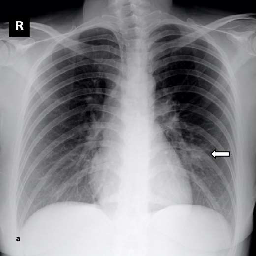
#> input picture Labs/02/SyedUkkashah_Medical_Imaging_Portfolio/task1_chest_xray/data/COVID/COVID_2.png, 256 x 256 px
$ jupyter execute xray_enhancement.ipynb
#> lines starting #> are read from the running program, lines starting #| are printed output that depends on the picture; after the words box and inside, x2 and y2 are one past the last pixel; in counts of white or black regions, pixels touching at a corner belong together
[cell 1]
import cv2
import pandas as pd
import matplotlib.pyplot as plt

[cell 2]
img_dir = 'data/COVID/COVID_2.png'
img = cv2.imread(img_dir, cv2.IMREAD_GRAYSCALE)
#> img: shape (256, 256); min 0, max 255, mean 137

if img is None:
    raise FileNotFoundError(img_dir)

plt.imshow(img, cmap='gray')
plt.title('normal image')
plt.axis('off')
plt.show()

[cell 3]
equalized_image = cv2.equalizeHist(img)                    # improve contrast
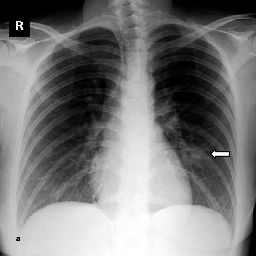
#> equalized_image: shape (256, 256); min 0, max 255, mean 123.2

plt.imshow(equalized_image, cmap='gray')
plt.title('Equalized Image (Enhanced Contrast)')
plt.axis('off')
plt.show()

[cell 4]
heatmap = cv2.applyColorMap(equalized_image, cv2.COLORMAP_JET) #color mapping
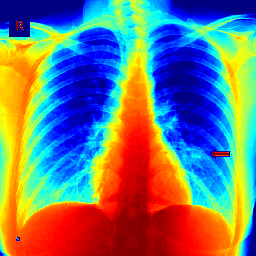
#> heatmap: shape (256, 256, 3); mean B, G, R 119.4, 122.2, 115.4
plt.imshow(heatmap)
plt.title('Heatmap (Enhanced Contrast)')
plt.axis('off')
plt.show()

[cell 5]
b, g, r = cv2.split(heatmap)
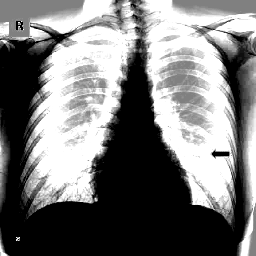
#> b: shape (256, 256); min 0, max 255, mean 119.4
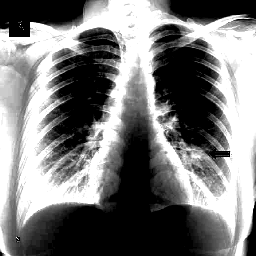
#> g: shape (256, 256); min 0, max 255, mean 122.2
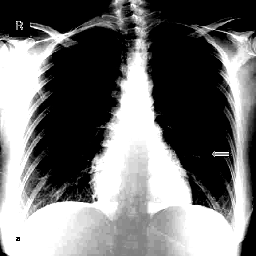
#> r: shape (256, 256); min 0, max 255, mean 115.4
b = cv2.convertScaleAbs(b, alpha = 1.0, beta = 0)
g = cv2.convertScaleAbs(g, alpha = 1.05, beta = 0)
r = cv2.convertScaleAbs(r, alpha = 0.95, beta = 0)
#alpha = contrast/gain multiplier, beta = brightness/offset multiplier
balanced = cv2.merge([b, g, r])

[cell 6]
plt.imshow(balanced)
plt.title('Balanced Heatmap (Enhanced Contrast)')
plt.axis('off')
plt.show()

[cell 7]
import numpy as np


_, mask = cv2.threshold(
    equalized_image,
    180,
    255,
    cv2.THRESH_BINARY
)
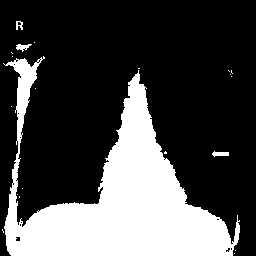
#> mask: shape (256, 256); 28.2% white; 21 white regions (17 under 20 px), largest, box (x1, y1, x2, y2) and area: (3, 56, 240, 256) 18271, (212, 151, 229, 157) 68, (16, 44, 32, 52) 67, (16, 21, 23, 30) 41

dense_tissue = cv2.bitwise_and(
    equalized_image,
    equalized_image,
    mask=mask
)
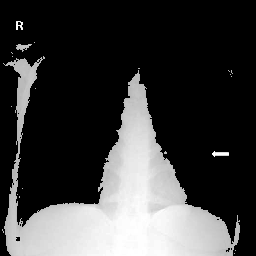
#> dense_tissue: shape (256, 256); min 0, max 255, mean 61.6

plt.imshow(dense_tissue, cmap = 'gray')
plt.title("Dense Tissue Mask")
plt.axis("off")
plt.show()

[cell 8]
#log transformation - dark vals are expanded more than bright values
#can reveal faint structures in underexposed regions of the X-ray

log_img = np.log1p(img.astype(np.float32))
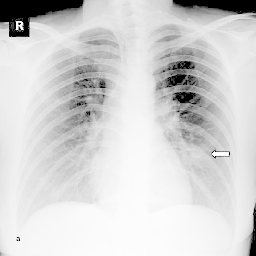
#> log_img: shape (256, 256) float32; min 0, max 5.55, mean 4.61; drawn with min black and max white

log_img = cv2.normalize(log_img, None, 0, 255, cv2.NORM_MINMAX).astype(np.uint8)

plt.imshow(log_img, cmap='gray')
plt.title('Log Transformed Image')
plt.axis('off')
plt.show()

[cell 9]
gamma = 0.5
normalized_img = img.astype(np.float32) / 255.0

gamma_img = np.power(normalized_img, gamma)
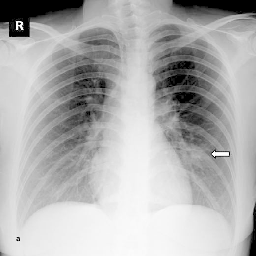
#> gamma_img: shape (256, 256) float32; min 0, max 1, mean 0.694
gamma_img = (gamma_img * 255).astype(np.uint8)

plt.imshow(gamma_img, cmap='gray')
plt.title(f'Gamma Corrected Image (Gamma = {gamma})')
plt.axis('off')
plt.show()
